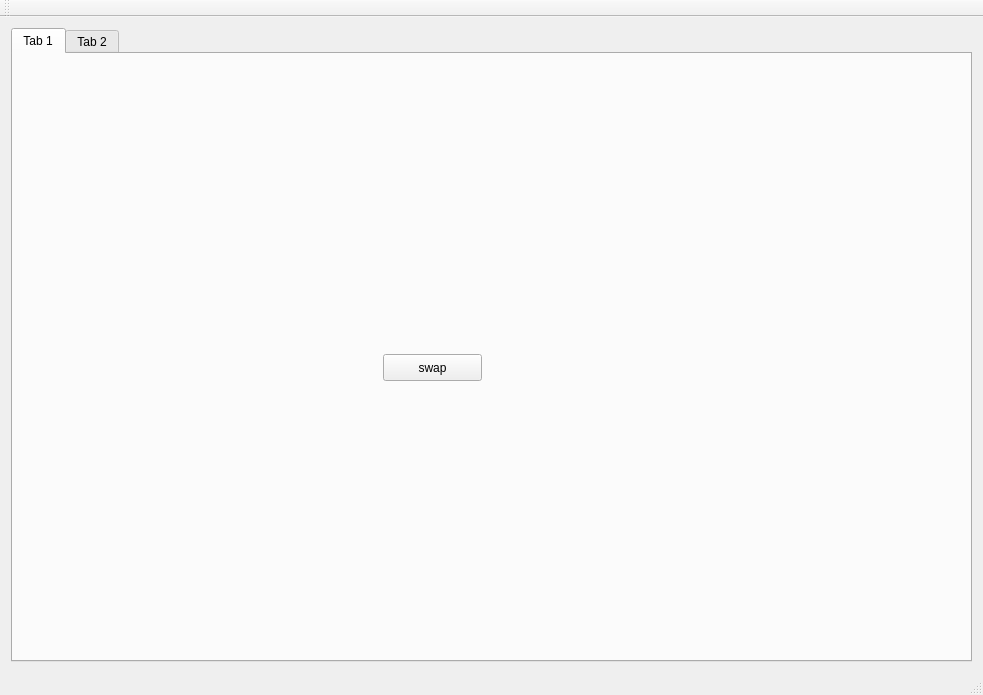
<?xml version="1.0" encoding="UTF-8"?>
<ui version="4.0">
 <class>MainWindow</class>
 <widget class="QMainWindow" name="MainWindow">
  <property name="geometry">
   <rect>
    <x>0</x>
    <y>0</y>
    <width>983</width>
    <height>695</height>
   </rect>
  </property>
  <property name="windowTitle">
   <string>MainWindow</string>
  </property>
  <widget class="QWidget" name="centralWidget">
   <layout class="QGridLayout" name="gridLayout_2">
    <item row="0" column="0">
     <widget class="QTabWidget" name="tabWidget">
      <property name="currentIndex">
       <number>0</number>
      </property>
      <widget class="QWidget" name="tab">
       <attribute name="title">
        <string>Tab 1</string>
       </attribute>
       <widget class="QWidget" name="widget" native="true">
        <property name="geometry">
         <rect>
          <x>9</x>
          <y>9</y>
          <width>331</width>
          <height>441</height>
         </rect>
        </property>
       </widget>
       <widget class="QWidget" name="widget_2" native="true">
        <property name="geometry">
         <rect>
          <x>520</x>
          <y>50</y>
          <width>311</width>
          <height>401</height>
         </rect>
        </property>
       </widget>
       <widget class="QPushButton" name="pushButton">
        <property name="geometry">
         <rect>
          <x>370</x>
          <y>300</y>
          <width>99</width>
          <height>27</height>
         </rect>
        </property>
        <property name="text">
         <string>swap</string>
        </property>
       </widget>
      </widget>
      <widget class="QWidget" name="tab_2">
       <attribute name="title">
        <string>Tab 2</string>
       </attribute>
       <layout class="QVBoxLayout" name="verticalLayout">
        <item>
         <layout class="QGridLayout" name="gridLayout2"/>
        </item>
       </layout>
      </widget>
     </widget>
    </item>
   </layout>
  </widget>
  <widget class="QMenuBar" name="menuBar">
   <property name="geometry">
    <rect>
     <x>0</x>
     <y>0</y>
     <width>983</width>
     <height>25</height>
    </rect>
   </property>
  </widget>
  <widget class="QToolBar" name="mainToolBar">
   <attribute name="toolBarArea">
    <enum>TopToolBarArea</enum>
   </attribute>
   <attribute name="toolBarBreak">
    <bool>false</bool>
   </attribute>
  </widget>
  <widget class="QStatusBar" name="statusBar"/>
 </widget>
 <layoutdefault spacing="6" margin="11"/>
 <resources/>
 <connections/>
</ui>
